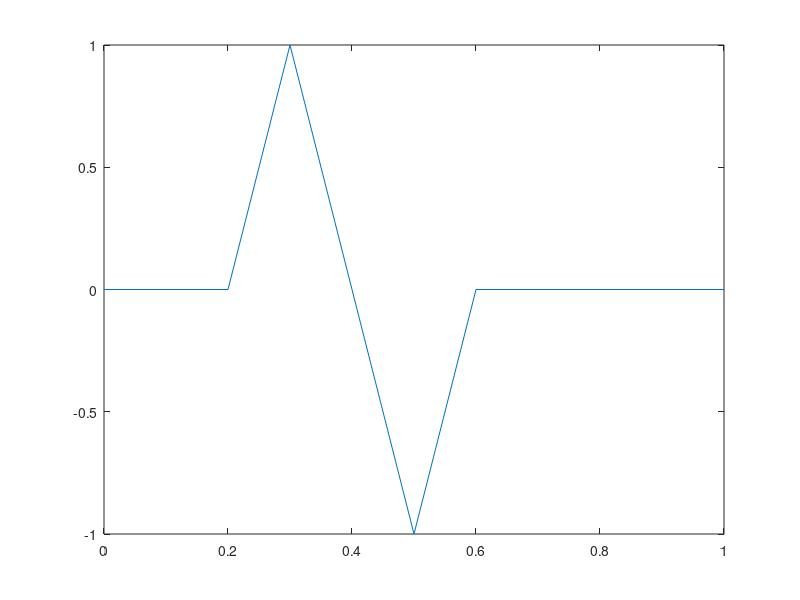

The MATLAB script that drew this image: (Note: this script raises an error after producing the figure.)
clear;clc

%1d wave
v=1;dx=.1;dt=dx/v;c=v*dt/dx;
x=0:dx:1;nx=length(x);

tf=2; nt=floor(tf/dt);
u=zeros(nt,nx);
%u(x,0)
u(1,x>=.2&x<=.6)=sin(2*pi*(x(x>=.2&x<=.6)-.2)/.4);
u(1,x<.2&x>.6)=zeros(length(length(x<.2&x>.6)),1);

u(2,:)=u(1,:); %ut(x,0)=0
u(:,1)=0; %u(0,t)=0

for it=2:nt
    for ix=2:nx-1
        u(it+1,ix)=2*u(it,ix) + c^2*(u(it,ix+1) - 2*u(it,ix) + u(it,ix-1)) - u(it-1,ix);
    end
end


plot(x,u(end,:)');title(['t=' num2str(t)]);